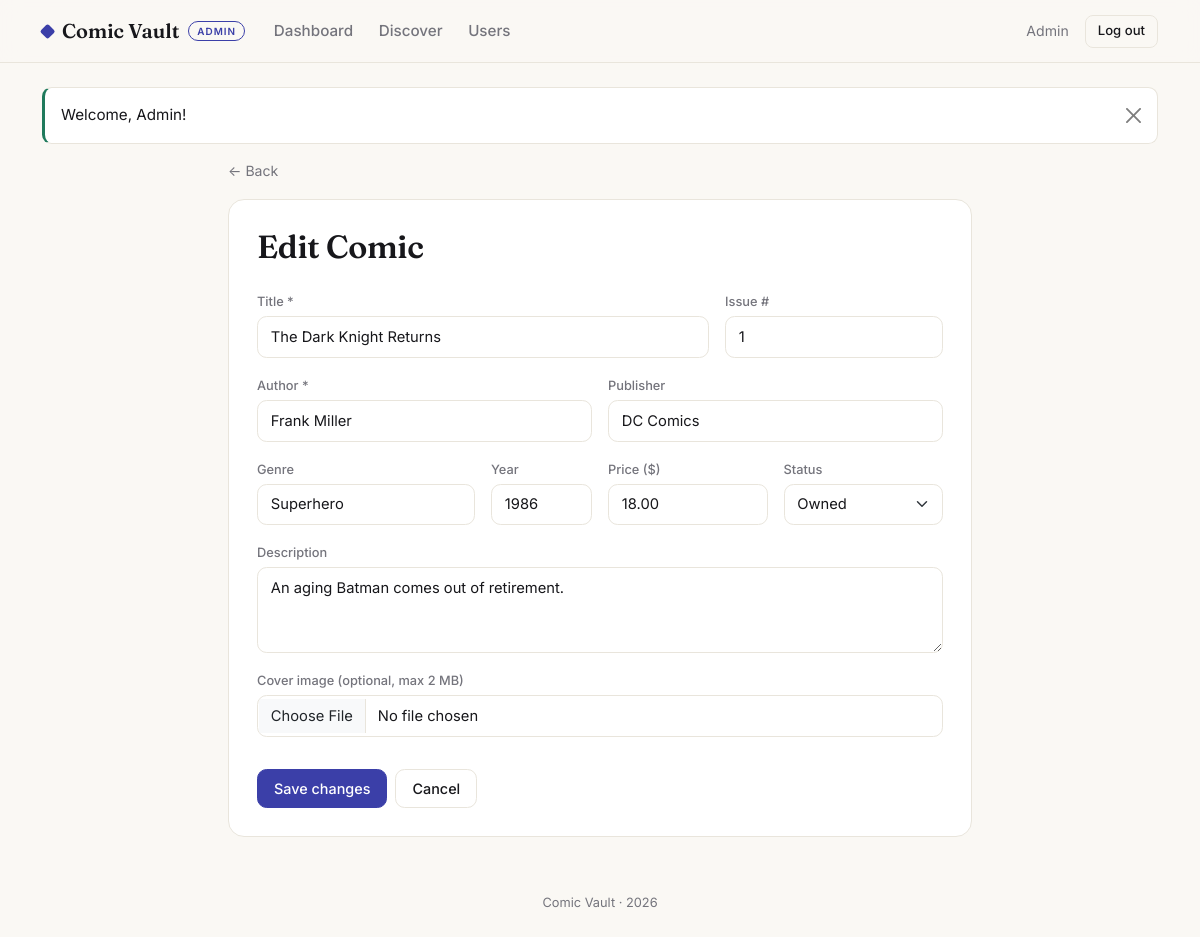
The page /form.php?id=2 (signed in) on the database its author committed.
### tables this page shows
CREATE TABLE IF NOT EXISTS comics (
  id           INT UNSIGNED AUTO_INCREMENT PRIMARY KEY,
  user_id      INT UNSIGNED NOT NULL,
  source_id    INT UNSIGNED NULL,
  title        VARCHAR(150) NOT NULL,
  author       VARCHAR(100) NOT NULL,
  publisher    VARCHAR(100) NULL,
  genre        VARCHAR(50)  NOT NULL DEFAULT 'Other',
  issue_number INT UNSIGNED NULL,
  year         YEAR NULL,
  price        DECIMAL(8,2) NULL,
  status       ENUM('owned','wishlist','reading') NOT NULL DEFAULT 'owned',
  cover        VARCHAR(255) NULL,
  description  TEXT NULL,
  created_at   TIMESTAMP NOT NULL DEFAULT CURRENT_TIMESTAMP,
  CONSTRAINT fk_comics_user FOREIGN KEY (user_id) REFERENCES users(id) ON DELETE CASCADE,
  CONSTRAINT fk_comics_source FOREIGN KEY (source_id) REFERENCES comics(id) ON DELETE SET NULL
);

### form.php (the view, shortened to what this page needs)
<?php
include 'connection.php';
$id = 0;
if(isset($_GET['id'])) { $id = (int)$_GET['id']; }
$from = "";
if($from != "my" && $from != "discover") { $from = ""; }
if($from == "my") {
    $backTo = "mycollection.php";
} elseif($from == "discover" || $id > 0) {
    $backTo = "index.php";
} else {
    $backTo = "mycollection.php";
}
$c = array("title" => "", "author" => "", "publisher" => "", "genre" => "Superhero", "issue_number" => "",
           "year" => "", "price" => "", "status" => "owned", "cover" => null, "description" => "");
if($id > 0) {
    $result = mysqli_query($conn, "SELECT * FROM comics WHERE id = $id");
    $c = mysqli_fetch_assoc($result);
}
$pageTitle = ($id > 0) ? "Edit Comic" : "Add Comic";
include 'includes/header.php';
?>
<div class="col-lg-8 mx-auto">
  <a href="<?php echo $base; ?>/<?php echo $backTo; ?>" class="back-link">&larr; Back</a>
  <div class="panel panel-pad mt-3">
    <h1 class="h2 mb-4"><?php echo $pageTitle; ?></h1>
    <form method="POST" enctype="multipart/form-data" class="needs-validation" novalidate>
      <div class="row g-3">
        <div class="col-md-8">
          <label class="form-label">Title *</label>
          <input type="text" name="title" class="form-control" maxlength="150" value="<?php echo h($c['title']); ?>" required>
        </div>
        <div class="col-md-4">
          <label class="form-label">Issue #</label>
          <input type="number" name="issue_number" class="form-control" min="0" max="99999" value="<?php echo h($c['issue_number']); ?>">
        </div>
        <div class="col-md-6">
          <label class="form-label">Author *</label>
          <input type="text" name="author" class="form-control" maxlength="100" value="<?php echo h($c['author']); ?>" required>
        </div>
        <div class="col-md-6">
          <label class="form-label">Publisher</label>
          <input type="text" name="publisher" class="form-control" maxlength="100" value="<?php echo h($c['publisher']); ?>">
        </div>
        <div class="col-md-4">
          <label class="form-label">Genre</label>
          <input type="text" name="genre" class="form-control" list="genres" maxlength="50" value="<?php echo h($c['genre']); ?>">
        </div>
        <div class="col-6 col-md-2">
          <label class="form-label">Year</label>
          <input type="number" name="year" class="form-control" min="1901" max="2155" value="<?php echo h($c['year']); ?>">
        </div>
        <div class="col-6 col-md-3">
          <label class="form-label">Price ($)</label>
          <input type="number" name="price" class="form-control" min="0" max="999999.99" step="0.01" value="<?php echo h($c['price']); ?>">
        </div>
        <div class="col-md-3">
          <label class="form-label">Status</label>
          <select name="status" class="form-select">
            <?php foreach($status_labels as $key => $label) { ?>
              <option value="<?php echo $key; ?>" <?php if($c['status'] == $key) { echo "selected"; } ?>><?php echo $label; ?></option>
            <?php } ?>
          </select>
        </div>
        <div class="col-12">
          <label class="form-label">Description</label>
          <textarea name="description" class="form-control" rows="3"><?php echo h($c['description']); ?></textarea>
        </div>
        <div class="col-12">
          <label class="form-label">Cover image <span class="text-muted">(optional, max 2 MB)</span></label>
          <input type="file" name="cover" id="coverInput" class="form-control" accept="image/*">
        </div>
      </div>
      <div class="mt-4 d-flex gap-2">
        <button type="submit" name="save" class="btn btn-accent"><?php echo ($id > 0) ? "Save changes" : "Add comic"; ?></button>
        <a href="<?php echo $base; ?>/<?php echo $backTo; ?>" class="btn btn-line">Cancel</a>
      </div>
    </form>
  </div>
</div>
<?php include 'includes/footer.php'; ?>

### assets/style.css (style rules this page uses)
:root { --bg: #faf8f4; --paper: #ffffff; --ink: #17171b; --muted: #74747c; --line: #e9e5dc; --accent: #e4572e; --accent-soft: color-mix(in srgb, var(--accent) 14%, transparent); --radius: .75rem; --serif: "Fraunces", Georgia, "Times New Roman", serif; --sans: "Inter", system-ui, -apple-system, "Segoe UI", Roboto, sans-serif; }
body.role-admin { --accent: #3b3fa8; }
body { background: var(--bg); color: var(--ink); font-family: var(--sans); font-size: .95rem; -webkit-font-smoothing: antialiased; min-height: 100vh; display: flex; flex-direction: column; }
a { color: var(--accent); }
.text-muted { color: var(--muted) !important; }
h1, .h1, h2, .h2, h3, .h3, .h4 { font-family: var(--serif); font-weight: 600; letter-spacing: -.01em; }
.btn { border-radius: .6rem; font-weight: 500; font-size: .9rem; padding: .5rem 1rem; transition: all .15s; }
.btn-accent { background: var(--accent); border: 1px solid var(--accent); color: #fff; }
.btn-line { background: transparent; border: 1px solid var(--line); color: var(--ink); }
.form-label { font-size: .8rem; font-weight: 500; color: var(--muted); margin-bottom: .3rem; }
.form-control, .form-select { background-color: var(--paper); border: 1px solid var(--line); border-radius: .6rem; padding: .55rem .8rem; font-size: .92rem; color: var(--ink); }
.form-control::placeholder { color: #a4a4ab; }
.panel { background: var(--paper); border: 1px solid var(--line); border-radius: 1rem; }
.panel-pad { padding: 1.75rem; }
.back-link { color: var(--muted); text-decoration: none; font-size: .88rem; }

### rows shown on the page
comics: title "The Dark Knight Returns", issue_number "1", author "Frank Miller", publisher "DC Comics", genre "Superhero", year "1986", price "18.00", status "Owned", description "An aging Batman comes out of retirement."

### other values the page prints
$_SESSION['name'] "Admin"
$_SESSION['msg'] "Welcome, Admin!"
$pageTitle "Edit Comic"
